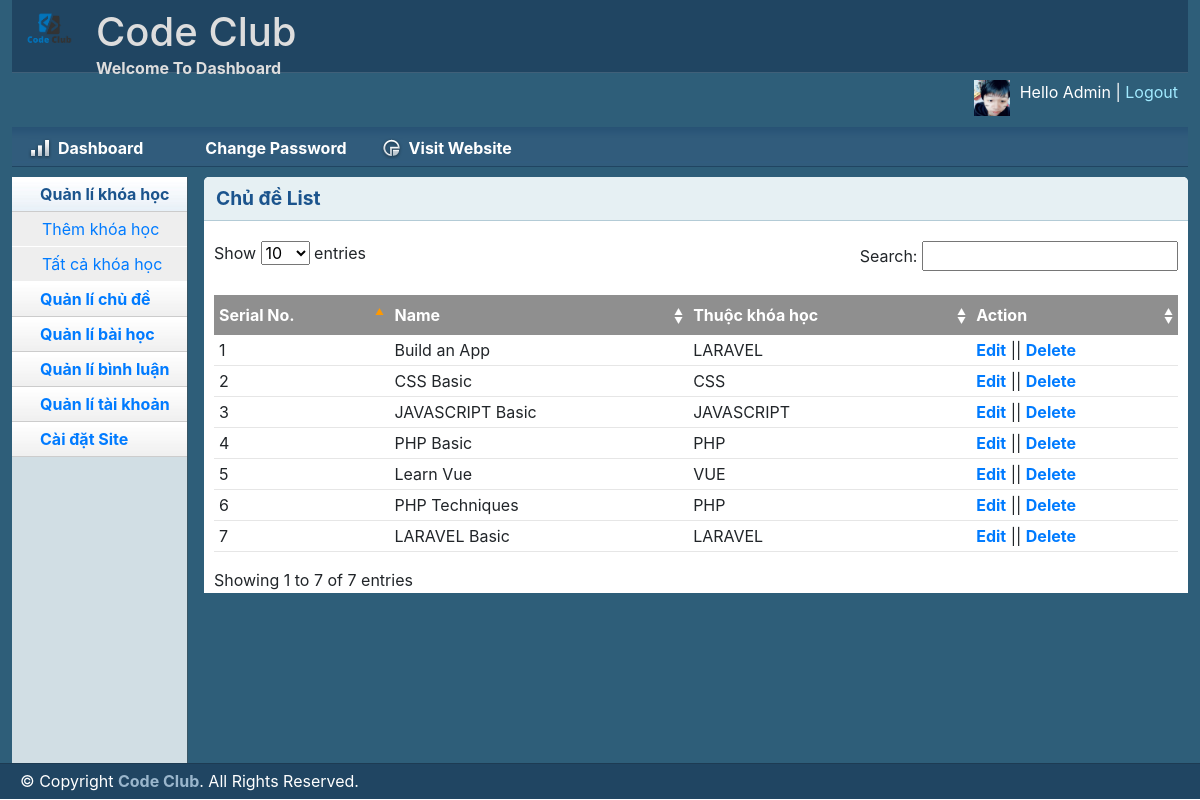
The page /admin/chudelist.php (signed in) on the database as committed earlier.
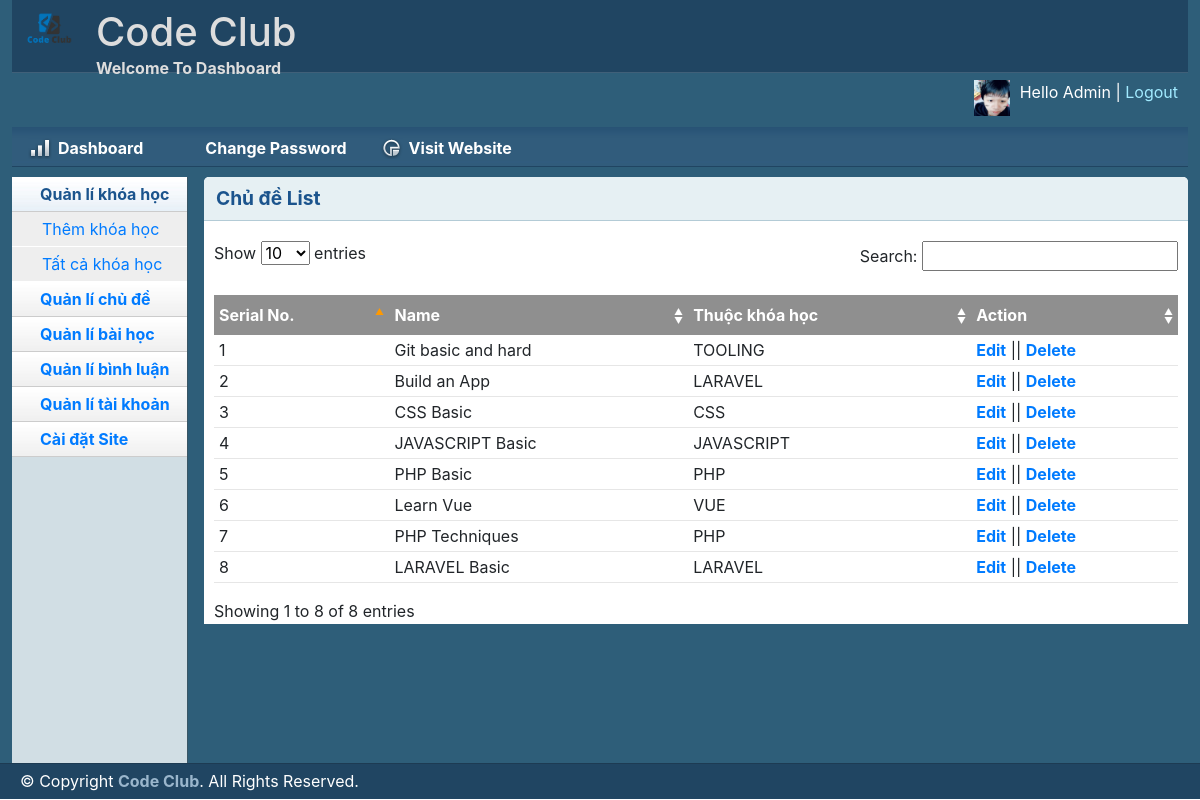
The same page on the database as committed later.
### tables this page shows
CREATE TABLE `chude` (
  `id_cd` int(11) NOT NULL,
  `name_cd` varchar(100) NOT NULL,
  `id_kh` int(11) NOT NULL
);

CREATE TABLE `khoahoc` (
  `id_kh` int(11) NOT NULL,
  `name_kh` varchar(100) NOT NULL,
  `image_kh` varchar(255) NOT NULL,
  `mamau` varchar(50) NOT NULL,
  `skill` text NOT NULL
);

### lib/database.php (called while the page is built, shortened)
<?php
Class Database{
   public $host   = DB_HOST;
   public $user   = DB_USER;
   public $pass   = DB_PASS;
   public $dbname = DB_NAME;
   public $link;
private function connectDB(){
   $this->link = new mysqli($this->host, $this->user, $this->pass,
    $this->dbname);
   mysqli_set_charset($this->link,'UTF8');
 }
public function select($query){
  $result = $this->link->query($query) or
   die($this->link->error.__LINE__);
  if($result->num_rows > 0){
    return $result;
  } else {
    return false;
  }
 }
}
?>

### classes/chude.php (called while the page is built, shortened)
<?php
	$filepath = realpath(dirname(__FILE__));
	require_once ($filepath.'/../lib/database.php');
?>
<?php
	class chude
	{
		private $db;
		public function __construct()
		{
			$this->db = new Database();
		}
		public function show_chude()
		{
			$query = "SELECT * FROM chude INNER JOIN khoahoc ON chude.id_kh = khoahoc.id_kh
			ORDER BY id_cd DESC";
				$result = $this->db->select($query);
				if ($result) {
					return $result;
				}
		}
	}
 ?>

### admin/chudelist.php (the view, shortened to what this page needs)
<?php include 'inc/header.php';?>
<?php include 'inc/sidebar.php';
	include '../classes/chude.php';
	$cd = new chude();
?>
        <div class="grid_10">
            <div class="box round first grid">
                <h2>Chủ đề List</h2>
                <div class="block">
                    <table class="data display datatable" id="example">
					<thead>
						<tr>
							<th>Serial No.</th>
							<th>Name</th>
							<th>Thuộc khóa học</th>
							<th>Action</th>
						</tr>
					</thead>
					<tbody>
						<?php
							$show_chude = $cd->show_chude();
							if (isset($show_chude)) {
								$i = 0;
								while ($result = $show_chude->fetch_assoc()) {
								$i++;
						 ?>
						<tr class="odd gradeX">
							<td><?php echo $i; ?></td>
							<td><?php echo $result['name_cd']; ?></td>
							<td><?php echo $result['name_kh']; ?></td>
							<td><a href="chudeedit.php?id_cd=<?php echo $result['id_cd']; ?>">Edit</a> || <a onclick="return confirm('Are you sure want to delete?');" href="chudelist.php?id_cd=<?php echo $result['id_cd']; ?>">Delete</a></td>
						</tr>
					<?php }} ?>
					</tbody>
				</table>
               </div>
            </div>
        </div>
<?php include 'inc/footer.php';?>

Rows that differ between the two databases and show on the page:
added chude: name_cd "Git basic and hard", id_kh.name_kh "TOOLING"
Other text that changed with them:
text written by a page script: "Show entries Search: Showing 1 to 7 of 7 entries" → "Show entries Search: Showing 1 to 8 of 8 entries"
